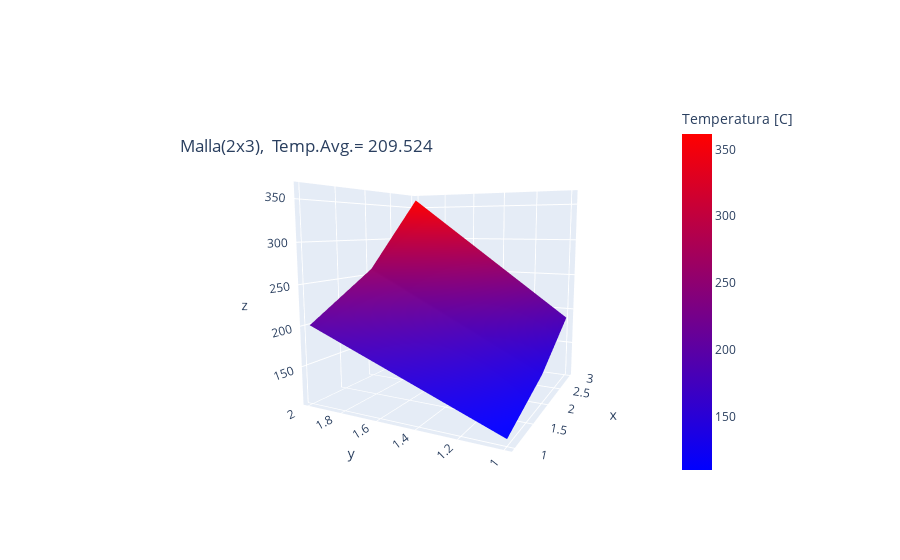

Source (notebook cell):
### Markdown cell above
## $\Delta x = \Delta y$

### Code cell
solve_(deltaX=1, deltaY=1, method='gauss')

### Figure 1 — Plotly figure (JSON) as saved in the notebook; plotly's stock layout.template omitted (floating-point values rounded to 4 significant figures)
{"data": [{"colorbar": {"title": {"text": "Temperatura [C]"}, "x": 0.8}, "colorscale": [[0, "rgb(0,0,255)"], [1, "rgb(255,0,0)"]], "type": "surface", "x": [[1, 2, 3], [1, 2, 3]], "y": [[2, 2, 2], [1, 1, 1]], "z": [[200.4, 258.6, 361.6], [109.9, 139.0, 187.6]]}], "layout": {"scene": {"camera": {"center": {"x": 0, "y": 0, "z": 0}, "eye": {"x": -2, "y": -1, "z": 0.3}, "up": {"x": 0, "y": 0, "z": 1}}}, "title": {"text": "Malla(2x3), \nTemp.Avg.= 209.524", "x": 0.2, "y": 0.75}}}
